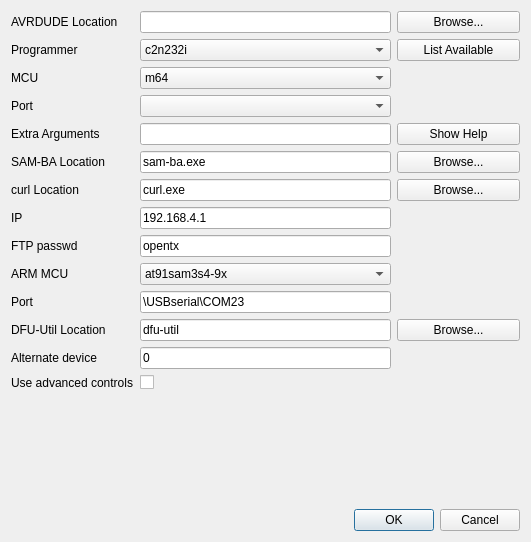
<?xml version="1.0" encoding="UTF-8"?>
<ui version="4.0">
 <class>burnConfigDialog</class>
 <widget class="QDialog" name="burnConfigDialog">
  <property name="geometry">
   <rect>
    <x>0</x>
    <y>0</y>
    <width>531</width>
    <height>542</height>
   </rect>
  </property>
  <property name="sizePolicy">
   <sizepolicy hsizetype="MinimumExpanding" vsizetype="Preferred">
    <horstretch>0</horstretch>
    <verstretch>0</verstretch>
   </sizepolicy>
  </property>
  <property name="minimumSize">
   <size>
    <width>531</width>
    <height>0</height>
   </size>
  </property>
  <property name="windowTitle">
   <string>Programmer Configuration</string>
  </property>
  <property name="windowIcon">
   <iconset resource="companion.qrc">
    <normaloff>:/icon.png</normaloff>:/icon.png</iconset>
  </property>
  <layout class="QGridLayout" name="gridLayout_2">
   <item row="0" column="0" colspan="2">
    <layout class="QGridLayout" name="gridLayout">
     <item row="0" column="3">
      <widget class="QPushButton" name="pushButton">
       <property name="whatsThis">
        <string>Use this button to browse and look for the AVRDUDE executable file.</string>
       </property>
       <property name="text">
        <string>Browse...</string>
       </property>
      </widget>
     </item>
     <item row="7" column="0">
      <widget class="QLabel" name="label_cu3">
       <property name="text">
        <string>IP</string>
       </property>
       <property name="alignment">
        <set>Qt::AlignLeading|Qt::AlignLeft|Qt::AlignVCenter</set>
       </property>
      </widget>
     </item>
     <item row="11" column="1" colspan="2">
      <widget class="QLineEdit" name="dfu_location">
       <property name="toolTip">
        <string>Location of sam-ba executable</string>
       </property>
       <property name="whatsThis">
        <string>The location of the AVRDUDE executable.</string>
       </property>
       <property name="text">
        <string notr="true">dfu-util</string>
       </property>
      </widget>
     </item>
     <item row="5" column="1" colspan="2">
      <widget class="QLineEdit" name="samba_location">
       <property name="toolTip">
        <string>Location of sam-ba executable</string>
       </property>
       <property name="whatsThis">
        <string>The location of the AVRDUDE executable.</string>
       </property>
       <property name="text">
        <string notr="true">sam-ba.exe</string>
       </property>
      </widget>
     </item>
     <item row="11" column="3">
      <widget class="QPushButton" name="dfu_browse">
       <property name="whatsThis">
        <string>Use this button to browse and look for the AVRDUDE executable file.</string>
       </property>
       <property name="text">
        <string>Browse...</string>
       </property>
      </widget>
     </item>
     <item row="5" column="3">
      <widget class="QPushButton" name="sb_browse">
       <property name="whatsThis">
        <string>Use this button to browse and look for the AVRDUDE executable file.</string>
       </property>
       <property name="text">
        <string>Browse...</string>
       </property>
      </widget>
     </item>
     <item row="6" column="0">
      <widget class="QLabel" name="label_cu1">
       <property name="text">
        <string>curl Location</string>
       </property>
       <property name="alignment">
        <set>Qt::AlignLeading|Qt::AlignLeft|Qt::AlignVCenter</set>
       </property>
      </widget>
     </item>
     <item row="10" column="0">
      <widget class="QLabel" name="label_sb3">
       <property name="text">
        <string>Port</string>
       </property>
       <property name="alignment">
        <set>Qt::AlignLeading|Qt::AlignLeft|Qt::AlignVCenter</set>
       </property>
      </widget>
     </item>
     <item row="3" column="1" colspan="2">
      <widget class="QComboBox" name="avrdude_port">
       <property name="whatsThis">
        <string>Communication port to the programmer.
</string>
       </property>
       <item>
        <property name="text">
         <string notr="true"/>
        </property>
       </item>
       <item>
        <property name="text">
         <string notr="true">usb</string>
        </property>
       </item>
       <item>
        <property name="text">
         <string notr="true">com1</string>
        </property>
       </item>
       <item>
        <property name="text">
         <string notr="true">com2</string>
        </property>
       </item>
       <item>
        <property name="text">
         <string notr="true">com3</string>
        </property>
       </item>
       <item>
        <property name="text">
         <string notr="true">com4</string>
        </property>
       </item>
       <item>
        <property name="text">
         <string notr="true">com5</string>
        </property>
       </item>
       <item>
        <property name="text">
         <string notr="true">com6</string>
        </property>
       </item>
       <item>
        <property name="text">
         <string notr="true">com7</string>
        </property>
       </item>
       <item>
        <property name="text">
         <string notr="true">com8</string>
        </property>
       </item>
       <item>
        <property name="text">
         <string notr="true">com9</string>
        </property>
       </item>
       <item>
        <property name="text">
         <string notr="true">com10</string>
        </property>
       </item>
       <item>
        <property name="text">
         <string notr="true">com11</string>
        </property>
       </item>
       <item>
        <property name="text">
         <string notr="true">com12</string>
        </property>
       </item>
       <item>
        <property name="text">
         <string notr="true">com13</string>
        </property>
       </item>
       <item>
        <property name="text">
         <string notr="true">com14</string>
        </property>
       </item>
       <item>
        <property name="text">
         <string notr="true">com15</string>
        </property>
       </item>
       <item>
        <property name="text">
         <string notr="true">lpt1</string>
        </property>
       </item>
       <item>
        <property name="text">
         <string notr="true">lpt2</string>
        </property>
       </item>
       <item>
        <property name="text">
         <string notr="true">lpt3</string>
        </property>
       </item>
       <item>
        <property name="text">
         <string notr="true">lpt4</string>
        </property>
       </item>
       <item>
        <property name="text">
         <string notr="true">avrdoper</string>
        </property>
       </item>
       <item>
        <property name="text">
         <string notr="true">/dev/ttyUSB0</string>
        </property>
       </item>
       <item>
        <property name="text">
         <string notr="true">/dev/ttyUSB1</string>
        </property>
       </item>
      </widget>
     </item>
     <item row="10" column="1" colspan="2">
      <widget class="QLineEdit" name="samba_port">
       <property name="toolTip">
        <string>sam-ba serial port</string>
       </property>
       <property name="whatsThis">
        <string>The location of the AVRDUDE executable.</string>
       </property>
       <property name="text">
        <string notr="true">\USBserial\COM23</string>
       </property>
      </widget>
     </item>
     <item row="9" column="0">
      <widget class="QLabel" name="label_sb2">
       <property name="text">
        <string>ARM MCU</string>
       </property>
       <property name="alignment">
        <set>Qt::AlignLeading|Qt::AlignLeft|Qt::AlignVCenter</set>
       </property>
      </widget>
     </item>
     <item row="2" column="1" colspan="2">
      <widget class="QComboBox" name="avrdude_mcu">
       <property name="toolTip">
        <string>CPU of your TX</string>
       </property>
       <property name="whatsThis">
        <string>CPU present on your 9x radio
Should be m64 for stock radios
m2560 for v4.1 boards</string>
       </property>
       <property name="insertPolicy">
        <enum>QComboBox::InsertAlphabetically</enum>
       </property>
       <item>
        <property name="text">
         <string notr="true">m64</string>
        </property>
       </item>
       <item>
        <property name="text">
         <string notr="true">m128</string>
        </property>
       </item>
       <item>
        <property name="text">
         <string notr="true">m2560</string>
        </property>
       </item>
      </widget>
     </item>
     <item row="9" column="1" colspan="2">
      <widget class="QComboBox" name="arm_mcu">
       <property name="toolTip">
        <string>CPU of your TX</string>
       </property>
       <property name="whatsThis">
        <string>CPU present on your 9x radio
Should be m64 for stock radios
m2560 for v4.1 boards</string>
       </property>
       <property name="insertPolicy">
        <enum>QComboBox::InsertAlphabetically</enum>
       </property>
       <item>
        <property name="text">
         <string notr="true">at91sam3s4-9x</string>
        </property>
       </item>
       <item>
        <property name="text">
         <string>at91sam3s8-9xr</string>
        </property>
       </item>
      </widget>
     </item>
     <item row="1" column="3">
      <widget class="QPushButton" name="pushButton_3">
       <property name="whatsThis">
        <string>List all available programmers.</string>
       </property>
       <property name="text">
        <string>List Available</string>
       </property>
      </widget>
     </item>
     <item row="13" column="1" colspan="2">
      <widget class="QLineEdit" name="dfuArgs">
       <property name="toolTip">
        <string>Extra arguments that will be passed to AVRDUDE on every call</string>
       </property>
       <property name="whatsThis">
        <string>Extra arguments used in AVRDUDE.
This can be used for providing extra information to AVRDUDE.

Please only use this if you know what you are doing.  There are no error checks and you could cripple your controller.</string>
       </property>
       <property name="text">
        <string notr="true">0</string>
       </property>
      </widget>
     </item>
     <item row="1" column="0">
      <widget class="QLabel" name="label_av2">
       <property name="text">
        <string>Programmer</string>
       </property>
       <property name="alignment">
        <set>Qt::AlignLeading|Qt::AlignLeft|Qt::AlignVCenter</set>
       </property>
      </widget>
     </item>
     <item row="11" column="0">
      <widget class="QLabel" name="label_dfu1">
       <property name="text">
        <string>DFU-Util Location</string>
       </property>
      </widget>
     </item>
     <item row="5" column="0">
      <widget class="QLabel" name="label_sb1">
       <property name="text">
        <string>SAM-BA Location</string>
       </property>
       <property name="alignment">
        <set>Qt::AlignLeading|Qt::AlignLeft|Qt::AlignVCenter</set>
       </property>
      </widget>
     </item>
     <item row="0" column="0">
      <widget class="QLabel" name="label_av1">
       <property name="text">
        <string>AVRDUDE Location</string>
       </property>
       <property name="alignment">
        <set>Qt::AlignLeading|Qt::AlignLeft|Qt::AlignVCenter</set>
       </property>
      </widget>
     </item>
     <item row="7" column="1" colspan="2">
      <widget class="QLineEdit" name="curl_ip">
       <property name="toolTip">
        <string>sam-ba serial port</string>
       </property>
       <property name="whatsThis">
        <string>The location of the AVRDUDE executable.</string>
       </property>
       <property name="text">
        <string notr="true">192.168.4.1</string>
       </property>
      </widget>
     </item>
     <item row="4" column="0">
      <widget class="QLabel" name="label_av5">
       <property name="text">
        <string>Extra Arguments</string>
       </property>
       <property name="alignment">
        <set>Qt::AlignLeading|Qt::AlignLeft|Qt::AlignVCenter</set>
       </property>
      </widget>
     </item>
     <item row="0" column="1" colspan="2">
      <widget class="QLineEdit" name="avrdude_location">
       <property name="toolTip">
        <string>Location of AVRDUDE executable</string>
       </property>
       <property name="whatsThis">
        <string>The location of the AVRDUDE executable.</string>
       </property>
       <property name="text">
        <string notr="true"/>
       </property>
      </widget>
     </item>
     <item row="4" column="1" colspan="2">
      <widget class="QLineEdit" name="avrArgs">
       <property name="toolTip">
        <string>Extra arguments that will be passed to AVRDUDE on every call</string>
       </property>
       <property name="whatsThis">
        <string>Extra arguments used in AVRDUDE.
This can be used for providing extra information to AVRDUDE.

Please only use this if you know what you are doing.  There are no error checks and you could cripple your controller.</string>
       </property>
       <property name="text">
        <string notr="true"/>
       </property>
      </widget>
     </item>
     <item row="6" column="1" colspan="2">
      <widget class="QLineEdit" name="curl_location">
       <property name="toolTip">
        <string>Location of sam-ba executable</string>
       </property>
       <property name="whatsThis">
        <string>The location of the AVRDUDE executable.</string>
       </property>
       <property name="text">
        <string notr="true">curl.exe</string>
       </property>
      </widget>
     </item>
     <item row="6" column="3">
      <widget class="QPushButton" name="curl_browse">
       <property name="whatsThis">
        <string>Use this button to browse and look for the AVRDUDE executable file.</string>
       </property>
       <property name="text">
        <string>Browse...</string>
       </property>
      </widget>
     </item>
     <item row="3" column="0">
      <widget class="QLabel" name="label_av4">
       <property name="text">
        <string>Port</string>
       </property>
       <property name="alignment">
        <set>Qt::AlignLeading|Qt::AlignLeft|Qt::AlignVCenter</set>
       </property>
      </widget>
     </item>
     <item row="4" column="3">
      <widget class="QPushButton" name="pushButton_4">
       <property name="whatsThis">
        <string>Show AVRDUDE help</string>
       </property>
       <property name="text">
        <string>Show Help</string>
       </property>
      </widget>
     </item>
     <item row="2" column="0">
      <widget class="QLabel" name="label_av3">
       <property name="text">
        <string>MCU</string>
       </property>
       <property name="alignment">
        <set>Qt::AlignLeading|Qt::AlignLeft|Qt::AlignVCenter</set>
       </property>
      </widget>
     </item>
     <item row="8" column="1" colspan="2">
      <widget class="QLineEdit" name="ftp_passwd">
       <property name="toolTip">
        <string>sam-ba serial port</string>
       </property>
       <property name="whatsThis">
        <string>The location of the AVRDUDE executable.</string>
       </property>
       <property name="text">
        <string notr="true">opentx</string>
       </property>
      </widget>
     </item>
     <item row="1" column="1" colspan="2">
      <widget class="QComboBox" name="avrdude_programmer">
       <property name="whatsThis">
        <string>Programmer used for communicating with the controller.
Please consult the programmer's documentation and the AVRDUDE documentation to select the appropriate programmer.</string>
       </property>
       <property name="insertPolicy">
        <enum>QComboBox::InsertAlphabetically</enum>
       </property>
       <item>
        <property name="text">
         <string notr="true">c2n232i</string>
        </property>
       </item>
       <item>
        <property name="text">
         <string notr="true">dasa3</string>
        </property>
       </item>
       <item>
        <property name="text">
         <string notr="true">dasa</string>
        </property>
       </item>
       <item>
        <property name="text">
         <string notr="true">siprog</string>
        </property>
       </item>
       <item>
        <property name="text">
         <string notr="true">ponyser</string>
        </property>
       </item>
       <item>
        <property name="text">
         <string notr="true">89isp</string>
        </property>
       </item>
       <item>
        <property name="text">
         <string notr="true">frank-stk200</string>
        </property>
       </item>
       <item>
        <property name="text">
         <string notr="true">blaster</string>
        </property>
       </item>
       <item>
        <property name="text">
         <string notr="true">ere-isp-avr</string>
        </property>
       </item>
       <item>
        <property name="text">
         <string notr="true">atisp</string>
        </property>
       </item>
       <item>
        <property name="text">
         <string notr="true">dapa</string>
        </property>
       </item>
       <item>
        <property name="text">
         <string notr="true">xil</string>
        </property>
       </item>
       <item>
        <property name="text">
         <string notr="true">futurlec</string>
        </property>
       </item>
       <item>
        <property name="text">
         <string notr="true">abcmini</string>
        </property>
       </item>
       <item>
        <property name="text">
         <string notr="true">picoweb</string>
        </property>
       </item>
       <item>
        <property name="text">
         <string notr="true">sp12</string>
        </property>
       </item>
       <item>
        <property name="text">
         <string notr="true">alf</string>
        </property>
       </item>
       <item>
        <property name="text">
         <string notr="true">bascom</string>
        </property>
       </item>
       <item>
        <property name="text">
         <string notr="true">dt006</string>
        </property>
       </item>
       <item>
        <property name="text">
         <string notr="true">pony-stk200</string>
        </property>
       </item>
       <item>
        <property name="text">
         <string notr="true">stk200</string>
        </property>
       </item>
       <item>
        <property name="text">
         <string notr="true">bsd</string>
        </property>
       </item>
       <item>
        <property name="text">
         <string notr="true">pavr</string>
        </property>
       </item>
       <item>
        <property name="text">
         <string notr="true">dragon_pdi</string>
        </property>
       </item>
       <item>
        <property name="text">
         <string notr="true">dragon_dw</string>
        </property>
       </item>
       <item>
        <property name="text">
         <string notr="true">dragon_hvsp</string>
        </property>
       </item>
       <item>
        <property name="text">
         <string notr="true">dragon_pp</string>
        </property>
       </item>
       <item>
        <property name="text">
         <string notr="true">dragon_isp</string>
        </property>
       </item>
       <item>
        <property name="text">
         <string notr="true">dragon_jtag</string>
        </property>
       </item>
       <item>
        <property name="text">
         <string notr="true">jtag2pdi</string>
        </property>
       </item>
       <item>
        <property name="text">
         <string notr="true">jtag2avr32</string>
        </property>
       </item>
       <item>
        <property name="text">
         <string notr="true">jtagmkII_avr32</string>
        </property>
       </item>
       <item>
        <property name="text">
         <string notr="true">jtag2dw</string>
        </property>
       </item>
       <item>
        <property name="text">
         <string notr="true">jtag2isp</string>
        </property>
       </item>
       <item>
        <property name="text">
         <string notr="true">jtag2</string>
        </property>
       </item>
       <item>
        <property name="text">
         <string notr="true">jtag2fast</string>
        </property>
       </item>
       <item>
        <property name="text">
         <string notr="true">jtag2slow</string>
        </property>
       </item>
       <item>
        <property name="text">
         <string notr="true">jtagmkII</string>
        </property>
       </item>
       <item>
        <property name="text">
         <string notr="true">jtag1slow</string>
        </property>
       </item>
       <item>
        <property name="text">
         <string notr="true">jtag1</string>
        </property>
       </item>
       <item>
        <property name="text">
         <string notr="true">jtagmkI</string>
        </property>
       </item>
       <item>
        <property name="text">
         <string notr="true">avr911</string>
        </property>
       </item>
       <item>
        <property name="text">
         <string notr="true">avr109</string>
        </property>
       </item>
       <item>
        <property name="text">
         <string notr="true">butterfly</string>
        </property>
       </item>
       <item>
        <property name="text">
         <string notr="true">usbtiny</string>
        </property>
       </item>
       <item>
        <property name="text">
         <string notr="true">usbasp</string>
        </property>
       </item>
       <item>
        <property name="text">
         <string notr="true">avr910</string>
        </property>
       </item>
       <item>
        <property name="text">
         <string notr="true">stk600hvsp</string>
        </property>
       </item>
       <item>
        <property name="text">
         <string notr="true">stk600pp</string>
        </property>
       </item>
       <item>
        <property name="text">
         <string notr="true">stk600</string>
        </property>
       </item>
       <item>
        <property name="text">
         <string notr="true">stk500hvsp</string>
        </property>
       </item>
       <item>
        <property name="text">
         <string notr="true">stk500pp</string>
        </property>
       </item>
       <item>
        <property name="text">
         <string notr="true">stk500v2</string>
        </property>
       </item>
       <item>
        <property name="text">
         <string notr="true">mib510</string>
        </property>
       </item>
       <item>
        <property name="text">
         <string notr="true">stk500v1</string>
        </property>
       </item>
       <item>
        <property name="text">
         <string notr="true">stk500</string>
        </property>
       </item>
       <item>
        <property name="text">
         <string notr="true">buspirate</string>
        </property>
       </item>
       <item>
        <property name="text">
         <string notr="true">avrisp2</string>
        </property>
       </item>
       <item>
        <property name="text">
         <string notr="true">avrispmkII</string>
        </property>
       </item>
       <item>
        <property name="text">
         <string notr="true">avrispv2</string>
        </property>
       </item>
       <item>
        <property name="text">
         <string notr="true">avrisp</string>
        </property>
       </item>
       <item>
        <property name="text">
         <string notr="true">arduino</string>
        </property>
       </item>
      </widget>
     </item>
     <item row="8" column="0">
      <widget class="QLabel" name="label_cu4">
       <property name="text">
        <string>FTP passwd</string>
       </property>
       <property name="alignment">
        <set>Qt::AlignLeading|Qt::AlignLeft|Qt::AlignVCenter</set>
       </property>
      </widget>
     </item>
     <item row="15" column="0">
      <widget class="QLabel" name="label">
       <property name="text">
        <string>Use advanced controls</string>
       </property>
      </widget>
     </item>
     <item row="15" column="1">
      <widget class="QCheckBox" name="advCtrChkB">
       <property name="text">
        <string/>
       </property>
      </widget>
     </item>
     <item row="13" column="0">
      <widget class="QLabel" name="label_dfu2">
       <property name="text">
        <string>Alternate device</string>
       </property>
      </widget>
     </item>
    </layout>
   </item>
   <item row="1" column="0">
    <spacer name="verticalSpacer">
     <property name="orientation">
      <enum>Qt::Vertical</enum>
     </property>
     <property name="sizeHint" stdset="0">
      <size>
       <width>506</width>
       <height>61</height>
      </size>
     </property>
    </spacer>
   </item>
   <item row="2" column="1">
    <widget class="QDialogButtonBox" name="buttonBox">
     <property name="orientation">
      <enum>Qt::Horizontal</enum>
     </property>
     <property name="standardButtons">
      <set>QDialogButtonBox::Cancel|QDialogButtonBox::Ok</set>
     </property>
     <property name="centerButtons">
      <bool>false</bool>
     </property>
    </widget>
   </item>
  </layout>
 </widget>
 <tabstops>
  <tabstop>avrdude_location</tabstop>
  <tabstop>pushButton</tabstop>
  <tabstop>avrdude_programmer</tabstop>
  <tabstop>pushButton_3</tabstop>
  <tabstop>avrdude_mcu</tabstop>
  <tabstop>avrdude_port</tabstop>
  <tabstop>avrArgs</tabstop>
  <tabstop>pushButton_4</tabstop>
  <tabstop>samba_location</tabstop>
  <tabstop>sb_browse</tabstop>
  <tabstop>arm_mcu</tabstop>
  <tabstop>samba_port</tabstop>
  <tabstop>dfu_location</tabstop>
  <tabstop>dfu_browse</tabstop>
  <tabstop>dfuArgs</tabstop>
  <tabstop>buttonBox</tabstop>
 </tabstops>
 <resources>
  <include location="companion.qrc"/>
 </resources>
 <connections>
  <connection>
   <sender>buttonBox</sender>
   <signal>rejected()</signal>
   <receiver>burnConfigDialog</receiver>
   <slot>reject()</slot>
   <hints>
    <hint type="sourcelabel">
     <x>316</x>
     <y>260</y>
    </hint>
    <hint type="destinationlabel">
     <x>286</x>
     <y>274</y>
    </hint>
   </hints>
  </connection>
  <connection>
   <sender>buttonBox</sender>
   <signal>accepted()</signal>
   <receiver>burnConfigDialog</receiver>
   <slot>accept()</slot>
   <hints>
    <hint type="sourcelabel">
     <x>248</x>
     <y>254</y>
    </hint>
    <hint type="destinationlabel">
     <x>157</x>
     <y>274</y>
    </hint>
   </hints>
  </connection>
 </connections>
</ui>
